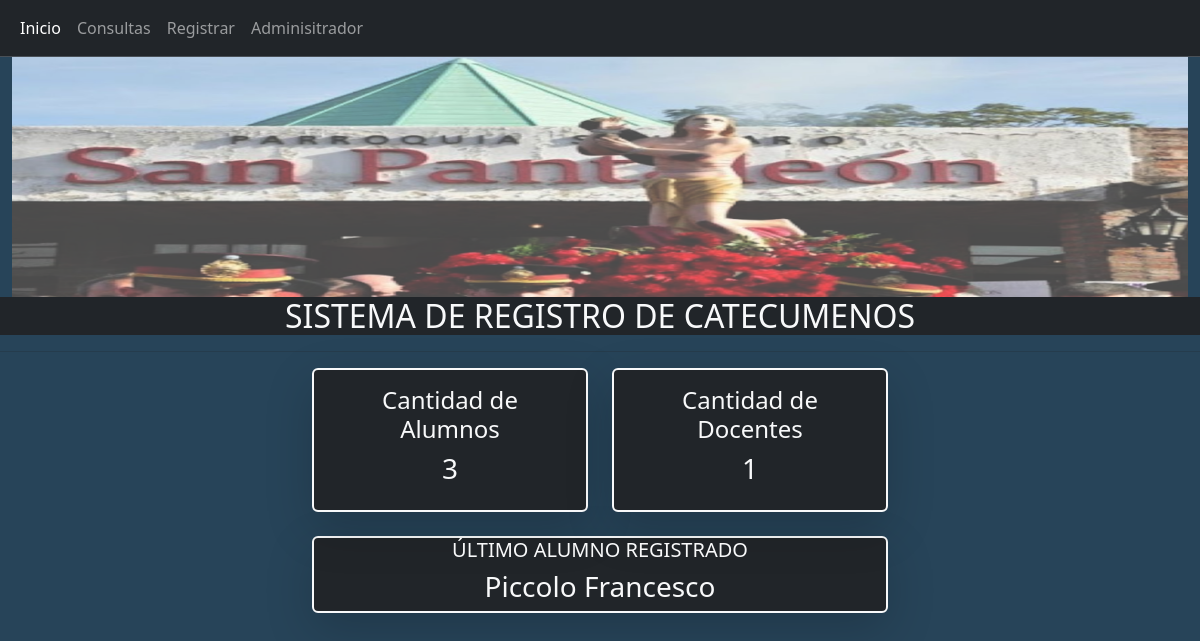
Before: / with the older database file.
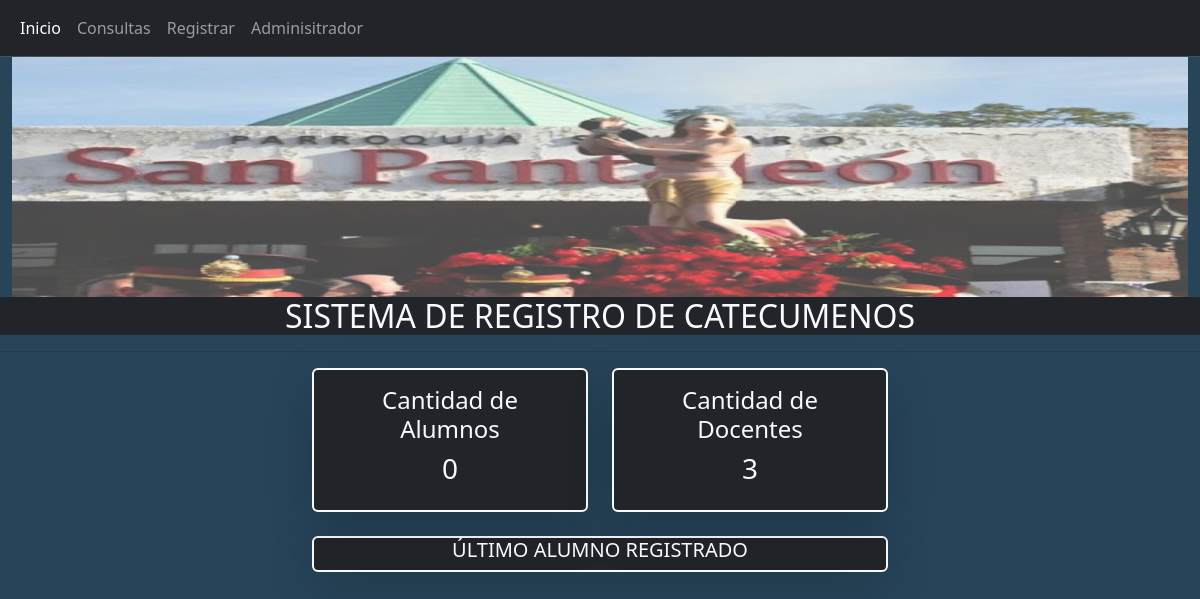
After: the same page with the newer database file.
### core/models.py (models this page shows, shortened)
class Alumno(models.Model):
    dni_alumno = models.IntegerField()
    apellido_alumno = models.CharField(max_length=50)
    nombre_alumno = models.CharField(max_length=50)
    curso_alumno = models.ForeignKey('Curso', on_delete=models.CASCADE)
    docente_alumno = models.ForeignKey(
        'Docente', null=True, blank=True, on_delete=models.CASCADE)
    tutor = models.ForeignKey('Tutor', on_delete=models.CASCADE)
    class Meta:
        verbose_name = "Alumno"
        verbose_name_plural = "Alumnos"

### core/views.py (the view)
# urls.py: path('', home, name='home'),
def home(request):
    try:
        tdocentes = Docente.objects.count()
        talumnos = Alumno.objects.count()
        ultimoAlumno = Alumno.objects.last()
    except Alumno.DoesNotExist:
        talumnos = 0
        ultimoAlumno = None
    datos = {
        'talumnos': talumnos,
        'tdocentes': tdocentes,
        'ultimoAlumno': ultimoAlumno,
    }
    return render(request, 'core/home.html', datos)

### core/templates/core/home.html (shortened to what this page needs)
{% extends 'core/base.html' %}
{% block content %}
{% load static %}
<link rel="stylesheet" href="{% static 'css/home.css' %}">
<section>
  <div class="container-fluid ">
   <img src="{% static 'img/banner.png' %}" style="width: 100%; height: 15rem;" alt="img-banner">
  </div>
</section>
<section style="background-color: #212529; ">
  <div class="container text-center ">
    <h2 class="text-light">SISTEMA DE REGISTRO DE CATECUMENOS</h2>
  </div>
</section>
<section>
  <hr>
  <div class="container-fluid text-center " style="width: 50%;">
    <div class="row gx-4 text-light rounded  ">
      <div class="col-md-6">
        <div class="bg-dark p-3 rounded rounded text-light border-light border border-2 shadow-lg bg-dark">
          <h4>Cantidad de Alumnos</h4>
          <h3>{{ talumnos }}</h3>
        </div>
      </div>
      <div class="col-md-6">
        <div class="bg-dark p-3 rounded rounded text-light border-light border border-2 shadow-lg bg-dark">
          <h4>Cantidad de Docentes</h4>
          <h3>{{ tdocentes }}</h3>
        </div>
      </div>
    </div>
  </div>
  <br>
  <div class="container overflow-hidden text-center rounded text-light border-light border border-2 shadow-lg bg-dark" style="width: 48%;">
    <h5>ÚLTIMO ALUMNO REGISTRADO</h5>
    <h3>{{ ultimoAlumno.apellido_alumno }} {{ ultimoAlumno.nombre_alumno}}</h3>
  </div>
</section>
{% endblock %}

Changed rows visible on the page:
removed Alumno: apellido_alumno "Piccolo", nombre_alumno "Francesco"
Other visible differences:
{{ talumnos }}: "3" → "0"
{{ tdocentes }}: "1" → "3"
